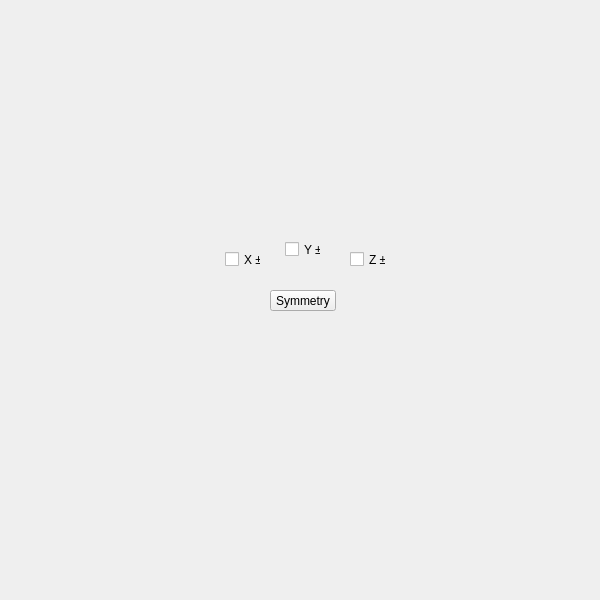
<?xml version="1.0" encoding="UTF-8"?>
<ui version="4.0">
 <class>QtUi</class>
 <widget class="QMainWindow" name="QtUi">
  <property name="enabled">
   <bool>true</bool>
  </property>
  <property name="geometry">
   <rect>
    <x>0</x>
    <y>0</y>
    <width>600</width>
    <height>600</height>
   </rect>
  </property>
  <property name="sizePolicy">
   <sizepolicy hsizetype="Ignored" vsizetype="Ignored">
    <horstretch>0</horstretch>
    <verstretch>0</verstretch>
   </sizepolicy>
  </property>
  <property name="minimumSize">
   <size>
    <width>0</width>
    <height>0</height>
   </size>
  </property>
  <property name="maximumSize">
   <size>
    <width>600</width>
    <height>600</height>
   </size>
  </property>
  <property name="cursor">
   <cursorShape>ArrowCursor</cursorShape>
  </property>
  <property name="toolButtonStyle">
   <enum>Qt::ToolButtonIconOnly</enum>
  </property>
  <property name="tabShape">
   <enum>QTabWidget::Triangular</enum>
  </property>
  <property name="dockNestingEnabled">
   <bool>true</bool>
  </property>
  <property name="dockOptions">
   <set>QMainWindow::AllowNestedDocks|QMainWindow::AllowTabbedDocks|QMainWindow::AnimatedDocks|QMainWindow::ForceTabbedDocks</set>
  </property>
  <widget class="QWidget" name="widget">
   <property name="sizePolicy">
    <sizepolicy hsizetype="Ignored" vsizetype="Ignored">
     <horstretch>0</horstretch>
     <verstretch>0</verstretch>
    </sizepolicy>
   </property>
   <widget class="QPushButton" name="i021">
    <property name="geometry">
     <rect>
      <x>270</x>
      <y>290</y>
      <width>66</width>
      <height>21</height>
     </rect>
    </property>
    <property name="minimumSize">
     <size>
      <width>0</width>
      <height>21</height>
     </size>
    </property>
    <property name="maximumSize">
     <size>
      <width>16777215</width>
      <height>21</height>
     </size>
    </property>
    <property name="accessibleName">
     <string>symmetry</string>
    </property>
    <property name="text">
     <string>Symmetry</string>
    </property>
   </widget>
   <widget class="QCheckBox" name="chk000">
    <property name="enabled">
     <bool>true</bool>
    </property>
    <property name="geometry">
     <rect>
      <x>225</x>
      <y>250</y>
      <width>36</width>
      <height>19</height>
     </rect>
    </property>
    <property name="maximumSize">
     <size>
      <width>111</width>
      <height>19</height>
     </size>
    </property>
    <property name="toolTip">
     <string>Symmetry: X axis</string>
    </property>
    <property name="text">
     <string>X ±</string>
    </property>
    <property name="iconSize">
     <size>
      <width>18</width>
      <height>18</height>
     </size>
    </property>
    <property name="checkable">
     <bool>true</bool>
    </property>
    <property name="checked">
     <bool>false</bool>
    </property>
   </widget>
   <widget class="QCheckBox" name="chk001">
    <property name="enabled">
     <bool>true</bool>
    </property>
    <property name="geometry">
     <rect>
      <x>285</x>
      <y>240</y>
      <width>36</width>
      <height>19</height>
     </rect>
    </property>
    <property name="maximumSize">
     <size>
      <width>111</width>
      <height>19</height>
     </size>
    </property>
    <property name="toolTip">
     <string>Symmetry: Y axis</string>
    </property>
    <property name="text">
     <string>Y ±</string>
    </property>
    <property name="iconSize">
     <size>
      <width>18</width>
      <height>18</height>
     </size>
    </property>
    <property name="checkable">
     <bool>true</bool>
    </property>
    <property name="checked">
     <bool>false</bool>
    </property>
   </widget>
   <widget class="QCheckBox" name="chk002">
    <property name="enabled">
     <bool>true</bool>
    </property>
    <property name="geometry">
     <rect>
      <x>350</x>
      <y>250</y>
      <width>36</width>
      <height>19</height>
     </rect>
    </property>
    <property name="maximumSize">
     <size>
      <width>111</width>
      <height>19</height>
     </size>
    </property>
    <property name="toolTip">
     <string>Symmetry: Z axis</string>
    </property>
    <property name="text">
     <string>Z ±</string>
    </property>
    <property name="iconSize">
     <size>
      <width>18</width>
      <height>18</height>
     </size>
    </property>
    <property name="checkable">
     <bool>true</bool>
    </property>
    <property name="checked">
     <bool>false</bool>
    </property>
   </widget>
  </widget>
 </widget>
 <resources/>
 <connections/>
 <designerdata>
  <property name="gridDeltaX">
   <number>5</number>
  </property>
  <property name="gridDeltaY">
   <number>10</number>
  </property>
  <property name="gridSnapX">
   <bool>true</bool>
  </property>
  <property name="gridSnapY">
   <bool>true</bool>
  </property>
  <property name="gridVisible">
   <bool>true</bool>
  </property>
 </designerdata>
</ui>
